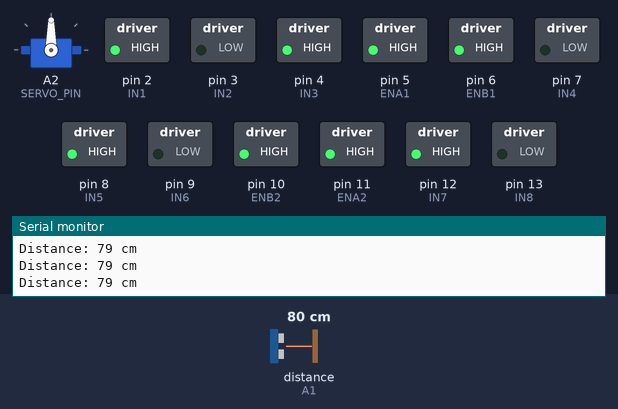
Bench run of a sketch on a simulated Arduino Uno, built with avr-gcc and run on an emulated ATmega328P. On the bench: servo, switched loads named in the sketch (green lamp = pin HIGH), the last lines printed to the serial monitor. Wiring (inferred from the names in the program): ultrasonic range finder: trigger A0; echo A1. The test bench sets the inputs (shaded band); at power-on: distance to the obstacle (sensor on A1) 80 cm. The echo pulse lasts 58.3 µs per cm; pins used as bus, display or sensor lines are not drawn.

Above: at 1.2 s.
1.3 s: distance to the obstacle (sensor on A1) set to 13 cm
2.8 s: distance to the obstacle (sensor on A1) set to 10 cm
At 5.6 s:
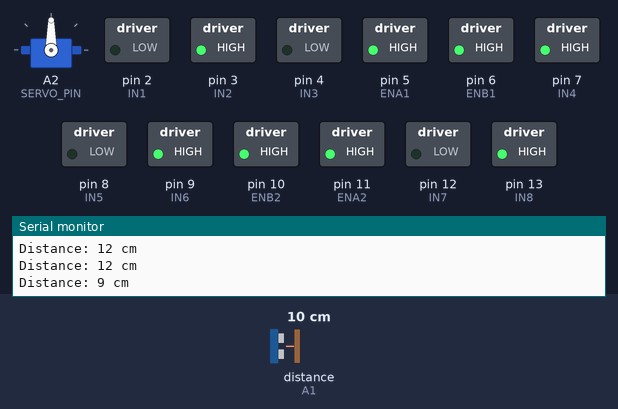
5.8 s: distance to the obstacle (sensor on A1) set to 18 cm
At 8.1 s:
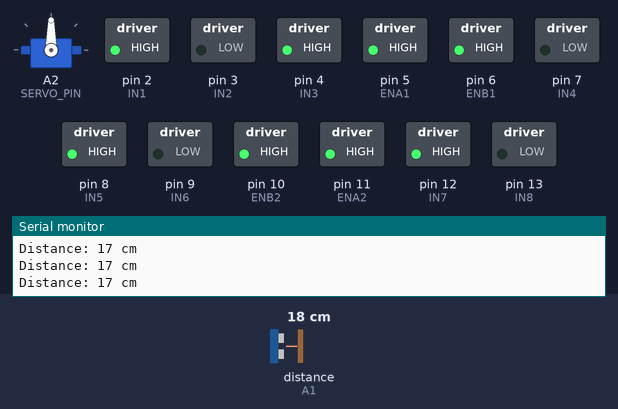
8.8 s: distance to the obstacle (sensor on A1) set to 2 cm
At 9.1 s:
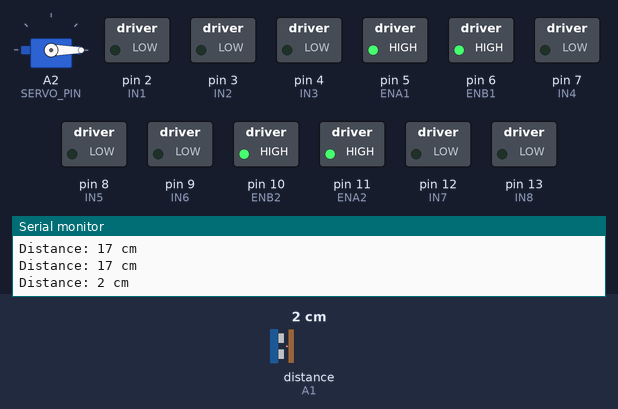
Timing chart, 0 to 12.4 s (numbered marks = the images above; inputs shaded):
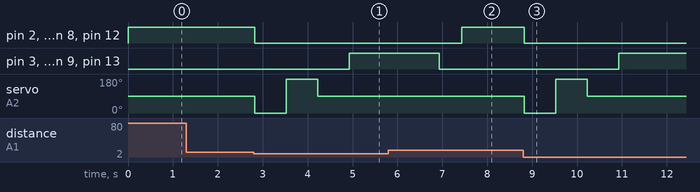

The sketch:

Arduino-Motor-Control.ino
```cpp
#include <Servo.h>

Servo myServo;

#define ENA1 5
#define IN1 2
#define IN2 3
#define ENB1 6
#define IN3 4
#define IN4 7

#define ENA2 11
#define IN5 8
#define IN6 9
#define ENB2 10
#define IN7 12
#define IN8 13

#define TRIG A0
#define ECHO A1
#define SERVO_PIN A2

#define DETECTION_DISTANCE 10
#define SERVO_CENTER 90
#define SERVO_RIGHT 0
#define SERVO_LEFT 180

void setup() {
  pinMode(ENA1, OUTPUT); pinMode(IN1, OUTPUT); pinMode(IN2, OUTPUT);
  pinMode(ENB1, OUTPUT); pinMode(IN3, OUTPUT); pinMode(IN4, OUTPUT);
  pinMode(ENA2, OUTPUT); pinMode(IN5, OUTPUT); pinMode(IN6, OUTPUT);
  pinMode(ENB2, OUTPUT); pinMode(IN7, OUTPUT); pinMode(IN8, OUTPUT);

  pinMode(TRIG, OUTPUT);
  pinMode(ECHO, INPUT);

  myServo.attach(SERVO_PIN);
  myServo.write(SERVO_CENTER);

  analogWrite(ENA1, 255);
  analogWrite(ENB1, 255);
  analogWrite(ENA2, 255);
  analogWrite(ENB2, 255);

  Serial.begin(9600);
  stopMotors();
}

void loop() {
  if (!moveForward(30000)) return;
  if (!moveBackward(60000)) return;
  if (!moveRight(30000)) return;
  if (!moveLeft(30000)) return;

  stopMotors();
  delay(1000);
}

bool moveForward(unsigned long duration) {
  unsigned long startTime = millis();
  while (millis() - startTime < duration) {
    if (checkObstacle()) return false;
    forward();
    delay(50);
  }
  stopMotors();
  return true;
}

bool moveBackward(unsigned long duration) {
  unsigned long startTime = millis();
  while (millis() - startTime < duration) {
    if (checkObstacle()) return false;
    backward();
    delay(50);
  }
  stopMotors();
  return true;
}

bool moveRight(unsigned long duration) {
  unsigned long startTime = millis();
  while (millis() - startTime < duration) {
    if (checkObstacle()) return false;
    turnRight();
    delay(50);
  }
  stopMotors();
  return true;
}

bool moveLeft(unsigned long duration) {
  unsigned long startTime = millis();
  while (millis() - startTime < duration) {
    if (checkObstacle()) return false;
    turnLeft();
    delay(50);
  }
  stopMotors();
  return true;
}

bool checkObstacle() {
  long distance = getDistance();

  Serial.print("Distance: ");
  Serial.print(distance);
  Serial.println(" cm");

  if (distance > 0 && distance <= DETECTION_DISTANCE) {
    stopMotors();

    myServo.write(SERVO_RIGHT);
    delay(700);

    myServo.write(SERVO_LEFT);
    delay(700);

    myServo.write(SERVO_CENTER);
    delay(700);

    backward();
    delay(2000);

    stopMotors();
    delay(500);

    return true;
  }

  return false;
}

long getDistance() {
  digitalWrite(TRIG, LOW);
  delayMicroseconds(2);

  digitalWrite(TRIG, HIGH);
  delayMicroseconds(10);

  digitalWrite(TRIG, LOW);

  long duration = pulseIn(ECHO, HIGH, 30000);

  if (duration == 0) return 999;

  return duration * 0.034 / 2;
}

void forward() {
  digitalWrite(IN1, HIGH); digitalWrite(IN2, LOW);
  digitalWrite(IN3, HIGH); digitalWrite(IN4, LOW);
  digitalWrite(IN5, HIGH); digitalWrite(IN6, LOW);
  digitalWrite(IN7, HIGH); digitalWrite(IN8, LOW);
}

void backward() {
  digitalWrite(IN1, LOW); digitalWrite(IN2, HIGH);
  digitalWrite(IN3, LOW); digitalWrite(IN4, HIGH);
  digitalWrite(IN5, LOW); digitalWrite(IN6, HIGH);
  digitalWrite(IN7, LOW); digitalWrite(IN8, HIGH);
}

void turnRight() {
  digitalWrite(IN1, HIGH); digitalWrite(IN2, LOW);
  digitalWrite(IN3, HIGH); digitalWrite(IN4, LOW);
  digitalWrite(IN5, LOW); digitalWrite(IN6, HIGH);
  digitalWrite(IN7, LOW); digitalWrite(IN8, HIGH);
}

void turnLeft() {
  digitalWrite(IN1, LOW); digitalWrite(IN2, HIGH);
  digitalWrite(IN3, LOW); digitalWrite(IN4, HIGH);
  digitalWrite(IN5, HIGH); digitalWrite(IN6, LOW);
  digitalWrite(IN7, HIGH); digitalWrite(IN8, LOW);
}

void stopMotors() {
  digitalWrite(IN1, LOW); digitalWrite(IN2, LOW);
  digitalWrite(IN3, LOW); digitalWrite(IN4, LOW);
  digitalWrite(IN5, LOW); digitalWrite(IN6, LOW);
  digitalWrite(IN7, LOW); digitalWrite(IN8, LOW);
}
```

Measured:
- the behaviour switches between 12 and 11 cm on distance to the obstacle (sensor on A1) (found by bisection; images 0 and 1)
- after the input at 2.8 s, pin 2 (IN1), pin 4 (IN3), pin 8 (IN5), pin 12 (IN7): HIGH → LOW at once; pin 3 (IN2), pin 7 (IN4), pin 9 (IN6), pin 13 (IN8): LOW → HIGH after 2.1 s; servo on A2 (SERVO_PIN): 90° → 0° at once, → 180° 0.70 s later, → 90° 0.70 s later
- after the input at 5.8 s, pin 2 (IN1), pin 4 (IN3), pin 8 (IN5), pin 12 (IN7): LOW → HIGH after 1.6 s; servo on A2 (SERVO_PIN): stays 90° (without the input it goes to 0° after 1.6 s)
- after the input at 8.8 s, pin 2 (IN1), pin 4 (IN3), pin 8 (IN5), pin 12 (IN7): HIGH → LOW at once; pin 3 (IN2), pin 7 (IN4), pin 9 (IN6), pin 13 (IN8): LOW → HIGH after 2.1 s; servo on A2 (SERVO_PIN): 90° → 0° at once, → 180° 0.70 s later, → 90° 0.70 s later
